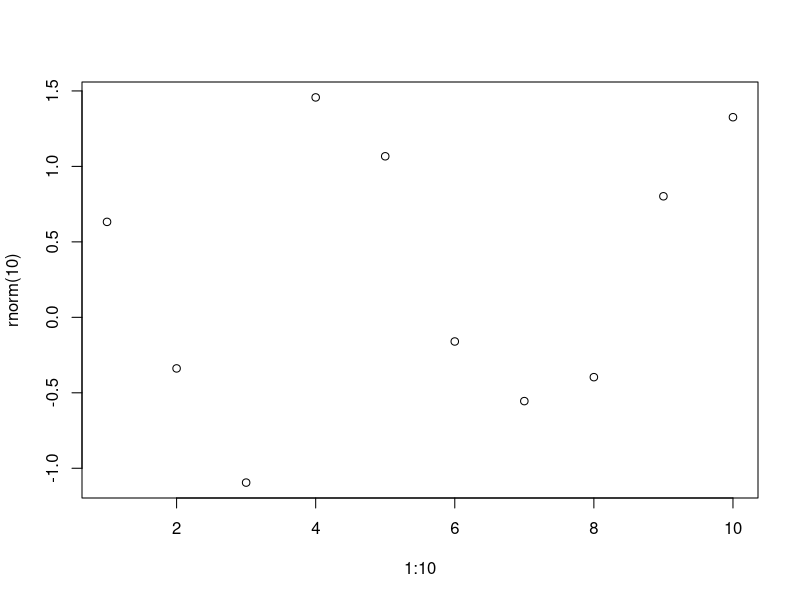
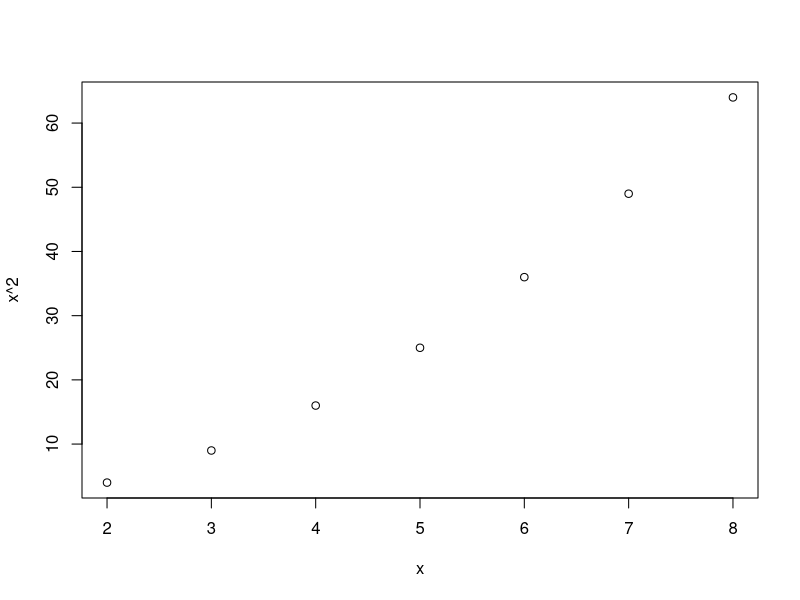

Here is the R script that generated these plots, in order:
## ---- chunk 1
#| fig-cap: Simple demo R plot
#| lightbox:
#|   group: r-graph
#|   description: This is 1 to 10 plot
plot(1:10, rnorm(10))
## ---- chunk 2
#| label: fig-test-plot
#| echo: true
#| eval: true
x <- 2:8
plot(x = x, y = x**2)
